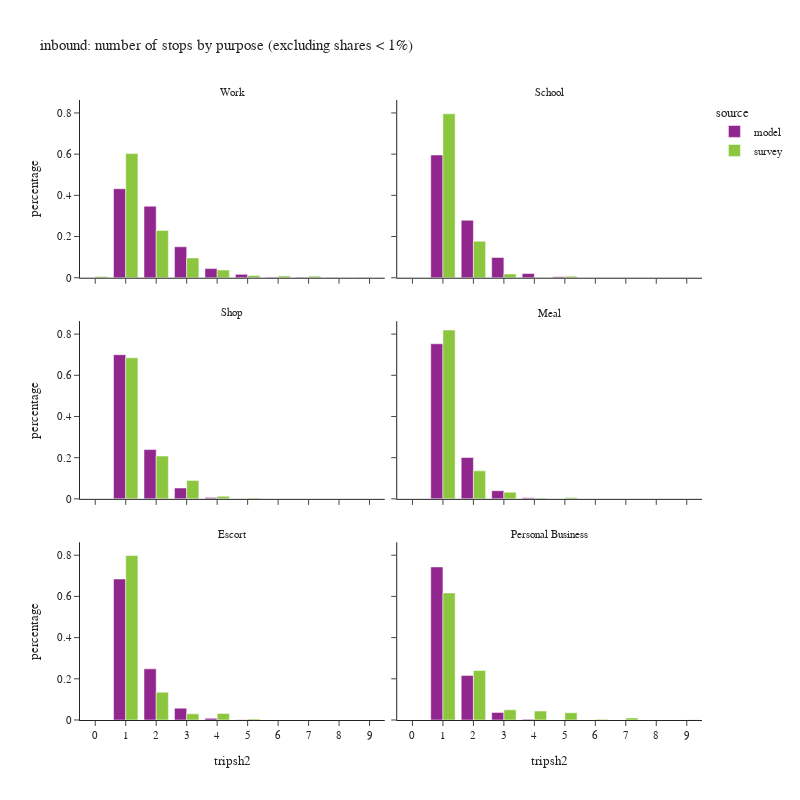

Here is the notebook cell this chart was saved with:
### Code cell
df_plot = df_tour.groupby(['tripsh2','pdpurp_label','source'])['toexpfac'].sum().reset_index()
df_plot['percentage'] = df_plot.groupby(['pdpurp_label','source'], group_keys=False)['toexpfac']. \
    apply(lambda x: x / float(x.sum()))
df_plot2 = df_plot.loc[df_plot['percentage'] > 0.001]

fig = px.bar(df_plot2.sort_values(['source','pdpurp_label']),
             x="tripsh2", y="percentage", color="source",barmode="group",
             facet_col='pdpurp_label', facet_col_wrap=2,
             hover_data=['toexpfac'],
             title="inbound: number of stops by purpose (excluding shares < 1%)")
fig.update_layout(height=800, width=800)
fig.for_each_annotation(lambda a: a.update(text = a.text.split("=")[-1]))
fig.for_each_xaxis(lambda a: a.update(dict(dtick = 1, categoryorder='category ascending')))
fig.show()

### Figure 1 — Plotly figure (JSON) as saved in the notebook; plotly's stock layout.template omitted (floating-point values rounded to 4 significant figures)
{"data": [{"alignmentgroup": "True", "customdata": [[673962], [541483], [234209], [68985], [25868], [3897], [2946], [2198], [1606]], "hovertemplate": "source=model<br>pdpurp_label=Work<br>tripsh2=%{x}<br>percentage=%{y}<br>toexpfac=%{customdata[0]}<extra></extra>", "legendgroup": "model", "marker": {"color": "#91268F", "pattern": {"shape": ""}}, "name": "model", "offsetgroup": "model", "orientation": "v", "showlegend": true, "textposition": "auto", "type": "bar", "x": [1, 2, 3, 4, 5, 6, 7, 8, 9], "xaxis": "x5", "y": [0.4322, 0.3472, 0.1502, 0.04423, 0.01659, 0.002499, 0.001889, 0.001409, 0.00103], "yaxis": "y5"}, {"alignmentgroup": "True", "customdata": [[335824], [157115], [55463], [11448], [2762]], "hovertemplate": "source=model<br>pdpurp_label=School<br>tripsh2=%{x}<br>percentage=%{y}<br>toexpfac=%{customdata[0]}<extra></extra>", "legendgroup": "model", "marker": {"color": "#91268F", "pattern": {"shape": ""}}, "name": "model", "offsetgroup": "model", "orientation": "v", "showlegend": false, "textposition": "auto", "type": "bar", "x": [1, 2, 3, 4, 5], "xaxis": "x6", "y": [0.5959, 0.2788, 0.09842, 0.02031, 0.004901], "yaxis": "y6"}, {"alignmentgroup": "True", "customdata": [[517287], [176696], [38876], [5257], [792]], "hovertemplate": "source=model<br>pdpurp_label=Shop<br>tripsh2=%{x}<br>percentage=%{y}<br>toexpfac=%{customdata[0]}<extra></extra>", "legendgroup": "model", "marker": {"color": "#91268F", "pattern": {"shape": ""}}, "name": "model", "offsetgroup": "model", "orientation": "v", "showlegend": false, "textposition": "auto", "type": "bar", "x": [1, 2, 3, 4, 5], "xaxis": "x3", "y": [0.7, 0.2391, 0.0526, 0.007113, 0.001072], "yaxis": "y3"}, {"alignmentgroup": "True", "customdata": [[287000], [76543], [15056], [2122]], "hovertemplate": "source=model<br>pdpurp_label=Meal<br>tripsh2=%{x}<br>percentage=%{y}<br>toexpfac=%{customdata[0]}<extra></extra>", "legendgroup": "model", "marker": {"color": "#91268F", "pattern": {"shape": ""}}, "name": "model", "offsetgroup": "model", "orientation": "v", "showlegend": false, "textposition": "auto", "type": "bar", "x": [1, 2, 3, 4], "xaxis": "x4", "y": [0.753, 0.2008, 0.0395, 0.005568], "yaxis": "y4"}, {"alignmentgroup": "True", "customdata": [[434670], [157627], [36470], [5148], [833]], "hovertemplate": "source=model<br>pdpurp_label=Escort<br>tripsh2=%{x}<br>percentage=%{y}<br>toexpfac=%{customdata[0]}<extra></extra>", "legendgroup": "model", "marker": {"color": "#91268F", "pattern": {"shape": ""}}, "name": "model", "offsetgroup": "model", "orientation": "v", "showlegend": false, "textposition": "auto", "type": "bar", "x": [1, 2, 3, 4, 5], "xaxis": "x", "y": [0.6846, 0.2483, 0.05744, 0.008108, 0.001312], "yaxis": "y"}, {"alignmentgroup": "True", "customdata": [[298562], [86940], [14829], [1329]], "hovertemplate": "source=model<br>pdpurp_label=Personal Business<br>tripsh2=%{x}<br>percentage=%{y}<br>toexpfac=%{customdata[0]}<extra></extra>", "legendgroup": "model", "marker": {"color": "#91268F", "pattern": {"shape": ""}}, "name": "model", "offsetgroup": "model", "orientation": "v", "showlegend": false, "textposition": "auto", "type": "bar", "x": [1, 2, 3, 4], "xaxis": "x2", "y": [0.743, 0.2164, 0.0369, 0.003307], "yaxis": "y2"}, {"alignmentgroup": "True", "customdata": [[8964.0], [837500.0], [318900.0], [133900.0], [51890.0], [15200.0], [11250.0], [10700.0]], "hovertemplate": "source=survey<br>pdpurp_label=Work<br>tripsh2=%{x}<br>percentage=%{y}<br>toexpfac=%{customdata[0]}<extra></extra>", "legendgroup": "survey", "marker": {"color": "#8CC63E", "pattern": {"shape": ""}}, "name": "survey", "offsetgroup": "survey", "orientation": "v", "showlegend": true, "textposition": "auto", "type": "bar", "x": [0, 1, 2, 3, 4, 5, 6, 7], "xaxis": "x5", "y": [0.006453, 0.6029, 0.2295, 0.09641, 0.03735, 0.01094, 0.008097, 0.007701], "yaxis": "y5"}, {"alignmentgroup": "True", "customdata": [[389300.0], [86870.0], [8943.0], [511.1], [3527.0]], "hovertemplate": "source=survey<br>pdpurp_label=School<br>tripsh2=%{x}<br>percentage=%{y}<br>toexpfac=%{customdata[0]}<extra></extra>", "legendgroup": "survey", "marker": {"color": "#8CC63E", "pattern": {"shape": ""}}, "name": "survey", "offsetgroup": "survey", "orientation": "v", "showlegend": false, "textposition": "auto", "type": "bar", "x": [1, 2, 3, 4, 5], "xaxis": "x6", "y": [0.7959, 0.1776, 0.01828, 0.001045, 0.007211], "yaxis": "y6"}, {"alignmentgroup": "True", "customdata": [[447100.0], [135800.0], [58480.0], [8263.0], [2524.0]], "hovertemplate": "source=survey<br>pdpurp_label=Shop<br>tripsh2=%{x}<br>percentage=%{y}<br>toexpfac=%{customdata[0]}<extra></extra>", "legendgroup": "survey", "marker": {"color": "#8CC63E", "pattern": {"shape": ""}}, "name": "survey", "offsetgroup": "survey", "orientation": "v", "showlegend": false, "textposition": "auto", "type": "bar", "x": [1, 2, 3, 4, 5], "xaxis": "x3", "y": [0.6848, 0.208, 0.08957, 0.01266, 0.003866], "yaxis": "y3"}, {"alignmentgroup": "True", "customdata": [[287800.0], [47770.0], [11440.0], [1657.0], [2424.0]], "hovertemplate": "source=survey<br>pdpurp_label=Meal<br>tripsh2=%{x}<br>percentage=%{y}<br>toexpfac=%{customdata[0]}<extra></extra>", "legendgroup": "survey", "marker": {"color": "#8CC63E", "pattern": {"shape": ""}}, "name": "survey", "offsetgroup": "survey", "orientation": "v", "showlegend": false, "textposition": "auto", "type": "bar", "x": [1, 2, 3, 4, 5], "xaxis": "x4", "y": [0.8198, 0.1361, 0.03257, 0.00472, 0.006904], "yaxis": "y4"}, {"alignmentgroup": "True", "customdata": [[435000.0], [73590.0], [16310.0], [17410.0], [2583.0]], "hovertemplate": "source=survey<br>pdpurp_label=Escort<br>tripsh2=%{x}<br>percentage=%{y}<br>toexpfac=%{customdata[0]}<extra></extra>", "legendgroup": "survey", "marker": {"color": "#8CC63E", "pattern": {"shape": ""}}, "name": "survey", "offsetgroup": "survey", "orientation": "v", "showlegend": false, "textposition": "auto", "type": "bar", "x": [1, 2, 3, 4, 5], "xaxis": "x", "y": [0.7983, 0.135, 0.02994, 0.03195, 0.004741], "yaxis": "y"}, {"alignmentgroup": "True", "customdata": [[213400.0], [83210.0], [17030.0], [15010.0], [12140.0], [1243.0], [3499.0], [519.0]], "hovertemplate": "source=survey<br>pdpurp_label=Personal Business<br>tripsh2=%{x}<br>percentage=%{y}<br>toexpfac=%{customdata[0]}<extra></extra>", "legendgroup": "survey", "marker": {"color": "#8CC63E", "pattern": {"shape": ""}}, "name": "survey", "offsetgroup": "survey", "orientation": "v", "showlegend": false, "textposition": "auto", "type": "bar", "x": [1, 2, 3, 4, 5, 6, 7, 9], "xaxis": "x2", "y": [0.6167, 0.2404, 0.04922, 0.04337, 0.03507, 0.003591, 0.01011, 0.0015], "yaxis": "y2"}], "layout": {"annotations": [{"font": {}, "showarrow": false, "text": "Escort", "x": 0.245, "xanchor": "center", "xref": "paper", "y": 0.2867, "yanchor": "bottom", "yref": "paper"}, {"font": {}, "showarrow": false, "text": "Personal Business", "x": 0.755, "xanchor": "center", "xref": "paper", "y": 0.2867, "yanchor": "bottom", "yref": "paper"}, {"font": {}, "showarrow": false, "text": "Shop", "x": 0.245, "xanchor": "center", "xref": "paper", "y": 0.6433, "yanchor": "bottom", "yref": "paper"}, {"font": {}, "showarrow": false, "text": "Meal", "x": 0.755, "xanchor": "center", "xref": "paper", "y": 0.6433, "yanchor": "bottom", "yref": "paper"}, {"font": {}, "showarrow": false, "text": "Work", "x": 0.245, "xanchor": "center", "xref": "paper", "y": 1.0, "yanchor": "bottom", "yref": "paper"}, {"font": {}, "showarrow": false, "text": "School", "x": 0.755, "xanchor": "center", "xref": "paper", "y": 1.0, "yanchor": "bottom", "yref": "paper"}], "barmode": "group", "height": 800, "legend": {"title": {"text": "source"}, "tracegroupgap": 0}, "title": {"text": "inbound: number of stops by purpose (excluding shares < 1%)"}, "width": 800, "xaxis": {"anchor": "y", "categoryorder": "category ascending", "domain": [0, 0.49], "dtick": 1, "title": {"text": "tripsh2"}}, "xaxis2": {"anchor": "y2", "categoryorder": "category ascending", "domain": [0.51, 1], "dtick": 1, "matches": "x", "title": {"text": "tripsh2"}}, "xaxis3": {"anchor": "y3", "categoryorder": "category ascending", "domain": [0, 0.49], "dtick": 1, "matches": "x", "showticklabels": false}, "xaxis4": {"anchor": "y4", "categoryorder": "category ascending", "domain": [0.51, 1], "dtick": 1, "matches": "x", "showticklabels": false}, "xaxis5": {"anchor": "y5", "categoryorder": "category ascending", "domain": [0, 0.49], "dtick": 1, "matches": "x", "showticklabels": false}, "xaxis6": {"anchor": "y6", "categoryorder": "category ascending", "domain": [0.51, 1], "dtick": 1, "matches": "x", "showticklabels": false}, "yaxis": {"anchor": "x", "domain": [0, 0.2867], "title": {"text": "percentage"}}, "yaxis2": {"anchor": "x2", "domain": [0, 0.2867], "matches": "y", "showticklabels": false}, "yaxis3": {"anchor": "x3", "domain": [0.3567, 0.6433], "matches": "y", "title": {"text": "percentage"}}, "yaxis4": {"anchor": "x4", "domain": [0.3567, 0.6433], "matches": "y", "showticklabels": false}, "yaxis5": {"anchor": "x5", "domain": [0.7133, 1.0], "matches": "y", "title": {"text": "percentage"}}, "yaxis6": {"anchor": "x6", "domain": [0.7133, 1.0], "matches": "y", "showticklabels": false}}}
